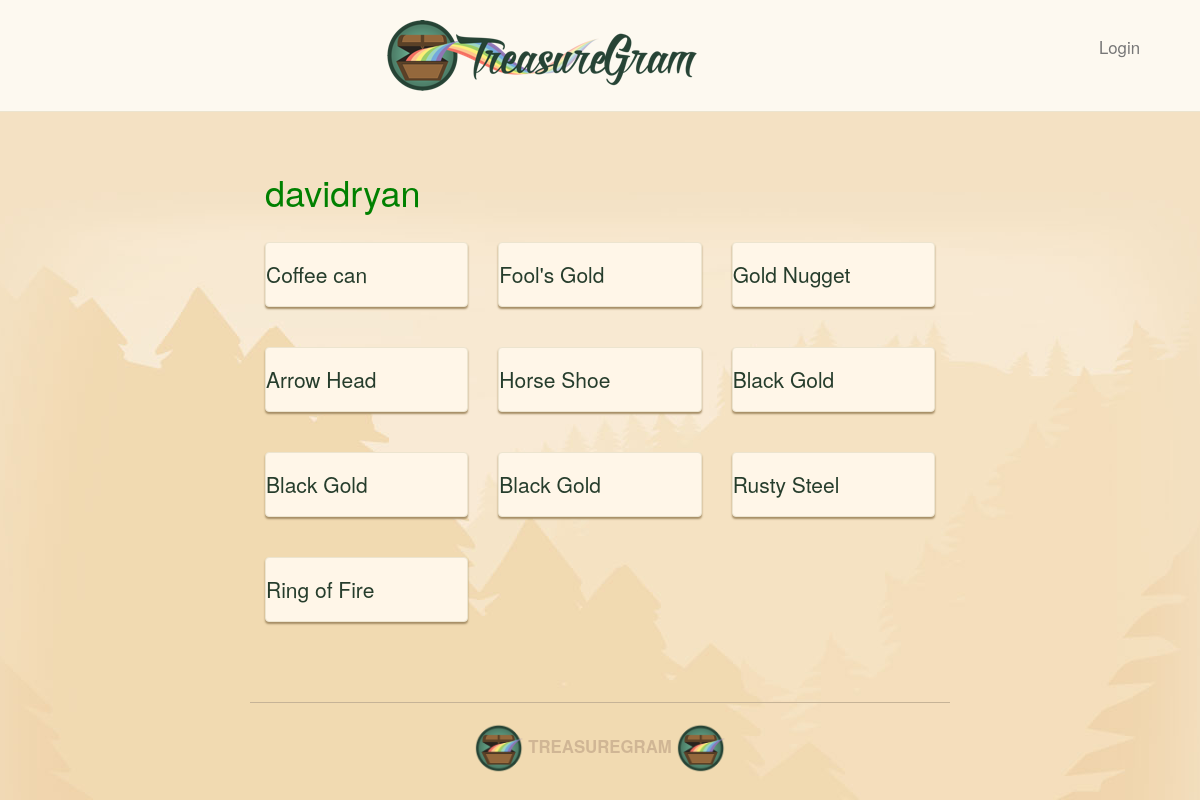
/user/davidryan/, run on an earlier commit of the app's database.
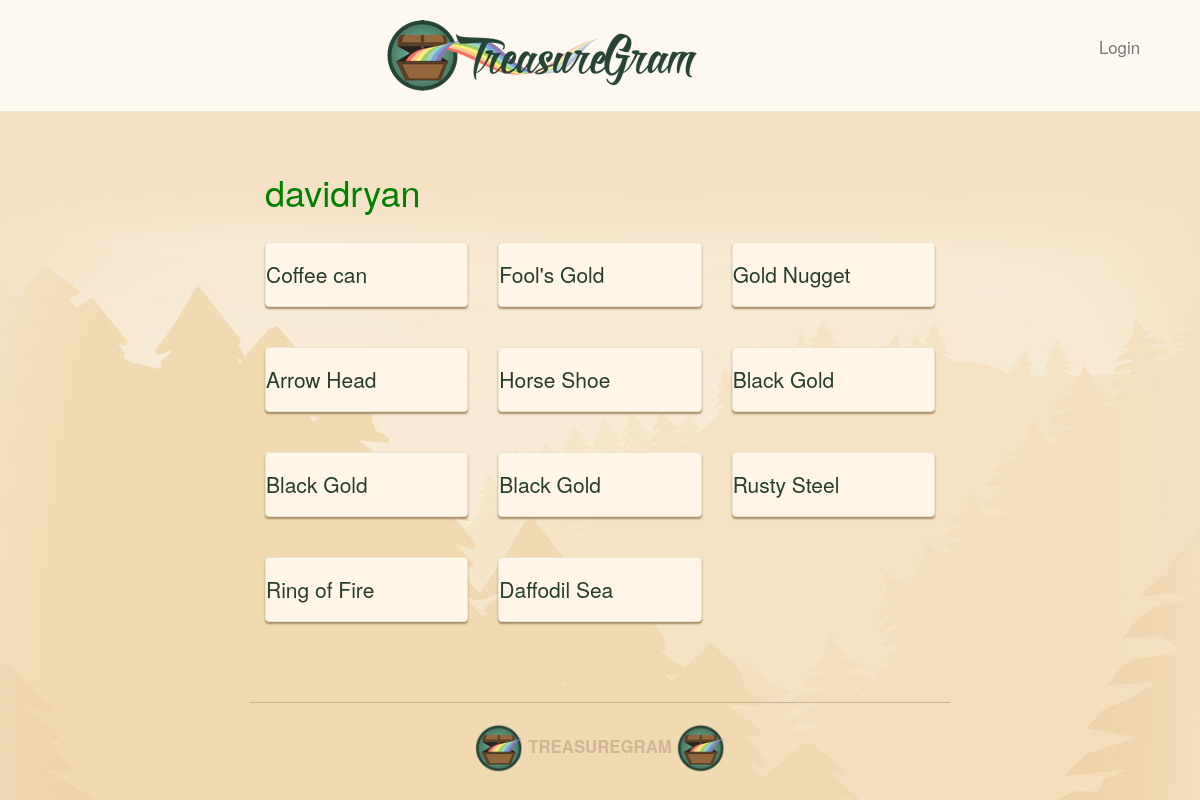
And on a later commit of the database.
### main_app/models.py (models this page shows, shortened)
class Treasure(models.Model):
    user = models.ForeignKey(User)
    name = models.CharField(max_length=100)
    value = models.DecimalField(max_digits=10,decimal_places=2)
    material = models.CharField(max_length=100)
    location = models.CharField(max_length=100)
    image = models.ImageField(upload_to='treasure_images',default='media/default.png')
    likes = models.IntegerField(default=0)

### main_app/views.py (the view)
# urls.py: url(r'^user/(\w+)/$', views.profile, name='profile'),
def profile(request, username):
    user = User.objects.get(username=username)
    treasures = Treasure.objects.filter(user=user)
    return render(request,'profile.html', {'username':username,'treasures': treasures})

### main_app/templates/profile.html (shortened to what this page needs)
{% extends 'base.html' %}
{% load staticfiles %}
{% block content %}
<h1> {{ username }}</h1><br>
    <div class="row">
    {% for treasure in treasures %}
        <div class="col-md-4">
            <div class="treasure panel panel default">
                <a href="/{{treasure.id}}/"
                <div class="panel-heading">
                <h3 class="panel-title">{{treasure.name}}</h3>
            </div>
         </div>
    {% endfor %}
{% endblock %}

### main_app/templates/base.html (shortened to what this page needs)
{% load staticfiles %}
<!DOCTYPE html>
<html lang="en">
<head>
    <link href="{% static 'bootstrap.min.css' %}" rel="stylesheet">
    <link rel ="stylesheet" type="text/css" href="{% static 'style.css' %}" />
</head>
<body>
    <nav class="navbar navbar-default navbar-static-top text-center">
        <a href="/">
            <img src="{% static 'images/logo.png' %}" alt="TreasureGram">
        {% if user.is_authenticated %}
            <a class="navbar-text navbar-right" href="{% url 'profile' user.username %}">{{ user.username }}</a>
            <a class="navbar-text navbar-right" href="{% url 'logout' %}">Logout</a>
        {% else %}
            <a class="navbar-text navbar-right" href="{% url 'login' %}">Login</a>
        {% endif %}
        </a>
    </nav>
    <main class="container container">
    {% block content %}
    {% endblock %}
     </main>
      <footer class="footer container text-center" role="contentinfo">
        <img src="{% static 'images/brand-icon.png' %}" height="50" alt="">
         TreasureGram
        <img src="{% static 'images/brand-icon.png' %}" height="50" alt="">
        </footer>
</body>
</html>

### main_app/static/style.css (style rules this page uses)
h1 { color: green; }
body { background: #f3e1c5 url(images/brand-bg.jpg) no-repeat center top; color: #263d2c; }
.container { max-width: 700px; padding-top: 40px; }
.navbar { margin-bottom: 0; padding-bottom: 20px; padding-top: 20px; }
.navbar-default { background: #fdf9f0; border-color: #ece4cf; }
.navbar-right { margin-right: 5%; }
.navbar-text { font-size: 1.2em; color: #263d2c; }
.panel { background: #fff6e8; border-color: #ece4cf; box-shadow: 0 2px 2px #a58d65; }
.panel-title { font-size: 1.5em; color: #263d2c; }
.footer { border-top: 1px solid #c6b397; color: #d0b695; font-weight: bold; font-size: 1.2em; margin-bottom: 20px; margin-top: 40px; padding-top: 20px; text-transform: uppercase; }
.treasure { margin-bottom: 20px; }

What changed in the data, as far as the page shows it:
added Treasure: name "Daffodil Sea"
